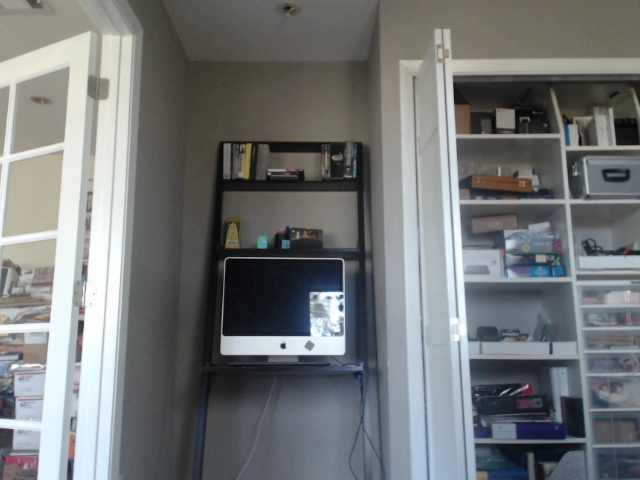
#> input picture frame0.jpg, 640 x 480 px
$ python thread_test.py
#> lines starting #> are read from the running program, lines starting #| are printed output that depends on the picture; after the words box and inside, x2 and y2 are one past the last pixel; in counts of white or black regions, pixels touching at a corner belong together
import cv2
import numpy as np
import multiprocessing
import time
import math

#Real world cm height/width
realWidth = .86808
realHeight = .65106
# distance between focal point and frame
focalDistance = 0.625 #1.915
focalX = realWidth/2
focalY = realHeight/2
# distance between focal points
frameDistance = 9
#pixel dimensions:
pixelWidth = 640
pixelHeight = 480


# [23 lines left out: functions pixelToReal, realToPixel, pixelToRealFrame2, realToPixelFrame2, not called in this run]

def getDist(a, b):
	return math.sqrt((a[0]-b[0])**2 + (a[1]-b[1])**2 + (a[2]-b[2])**2)

firstFP = (0, 0, 0)
secondFP = (0, frameDistance, 0)
# [27 lines left out: function realDistance, not called in this run]

# for working with tuples of the form (row, col)
ROW = 0
COL = 1

INF = 1000000000	# represents infinity
DOF = 0			# number of pixels to search above or below corresponding row when matching pixels

# stores matching points between frame0 and frame1
matchDict = {}
# stores subprocesses for multithreading/multiprocessing thingy
threads = []

# takes tuple of two ints that has been cast to string and returns it as a tuple
# [316 lines left out: functions tup, sum2D, countBW, matchPixels, matchFrames, saveDict and 3 more, not called in this run]

def main():
	'''
	for r in range(0, 481, 240):
		for c in range(0, 641, 120):
			sR = r
			eR = r + 240
			sC = c
			eC = c + 120 if (c + 120 < 640) else 640
			test1(sR, eR, sC, eC)
			print("finished sR:", sR, "eR:", eR, "sC:", sC, "eC:", eC)
			global matchDict
			matchDict = {}
			global threads
			threads = []
	'''
#	test2()

	frame0 = cv2.imread("frame0.jpg", cv2.IMREAD_GRAYSCALE)
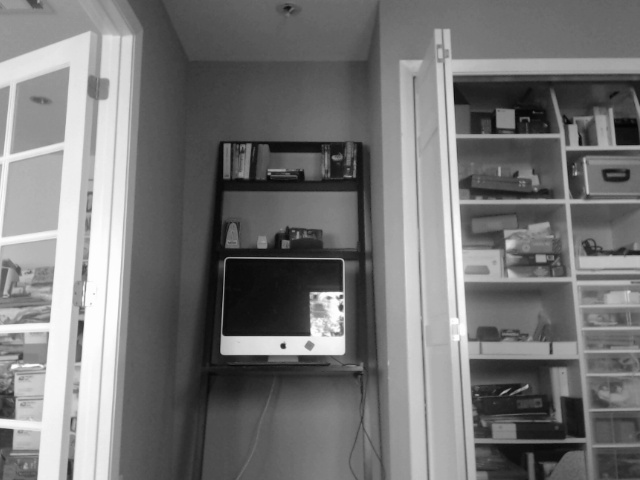
#> frame0: shape (480, 640); min 3, max 255, mean 117.8
	frame1 = cv2.imread("frame1.jpg", cv2.IMREAD_GRAYSCALE)
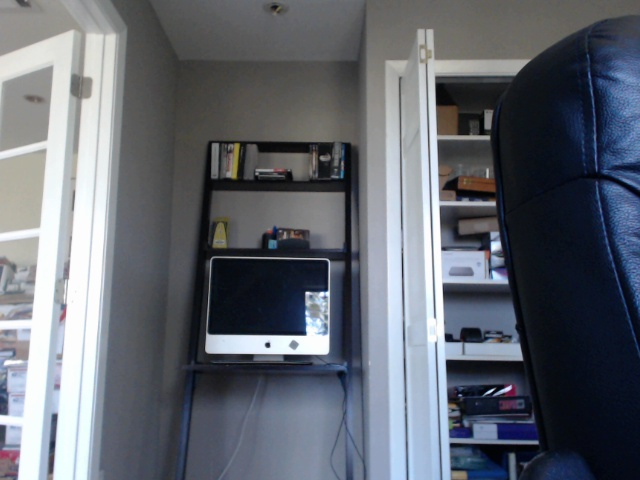
#> input picture frame1.jpg, 640 x 480 px
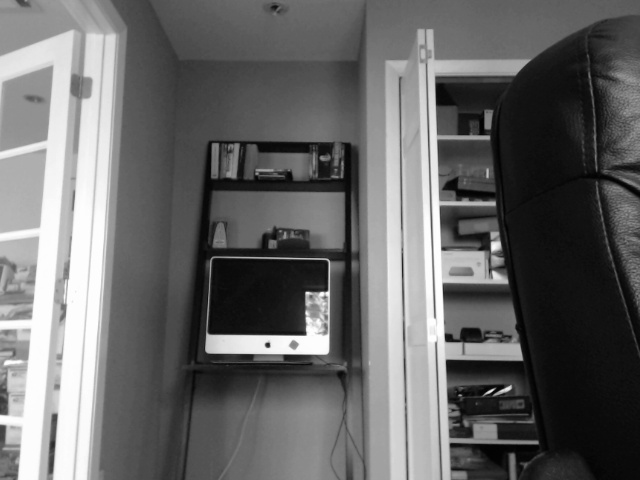
#> frame1: shape (480, 640); min 1, max 255, mean 103.4
	frame0 = cv2.adaptiveThreshold(frame0, 255, cv2.ADAPTIVE_THRESH_GAUSSIAN_C, cv2.THRESH_BINARY, 11, 4)
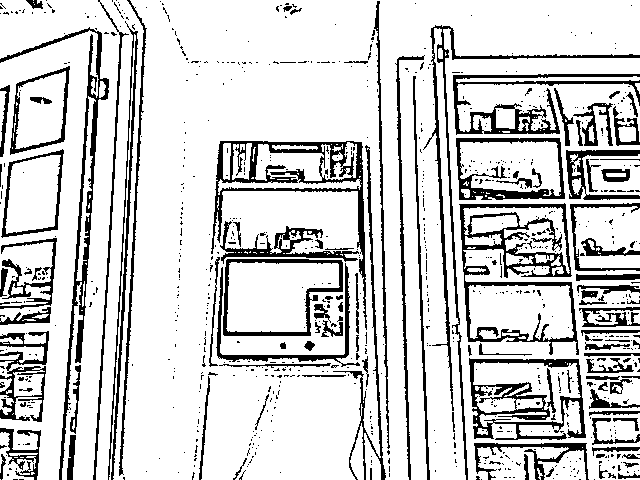
#> frame0: shape (480, 640); 81.9% white; 837 black regions (721 under 20 px), largest, box (x1, y1, x2, y2) and area: (459, 203, 579, 355) 4232, (211, 141, 367, 330) 3941, (0, 27, 109, 480) 3387
	frame1 = cv2.adaptiveThreshold(frame1, 255, cv2.ADAPTIVE_THRESH_GAUSSIAN_C, cv2.THRESH_BINARY, 11, 4)
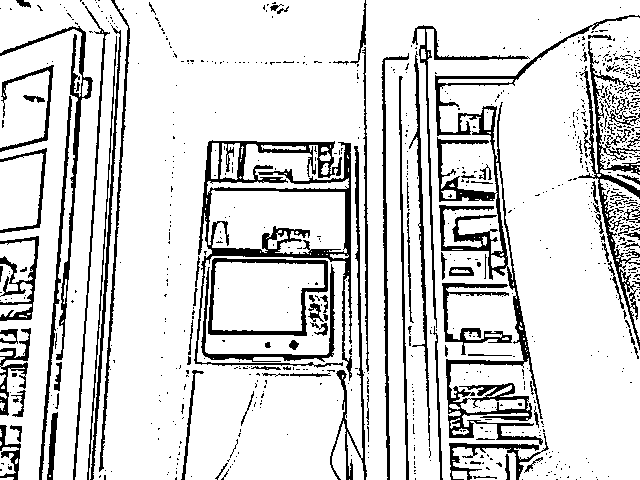
#> frame1: shape (480, 640); 84.4% white; 850 black regions (745 under 20 px), largest, box (x1, y1, x2, y2) and area: (435, 15, 640, 445) 7766, (194, 140, 352, 381) 6506, (578, 41, 640, 350) 2794

	cv2.imshow("frame0", frame0)
	cv2.imshow("frame1", frame1)
	cv2.waitKey(0)

if __name__ == '__main__':
	main()
